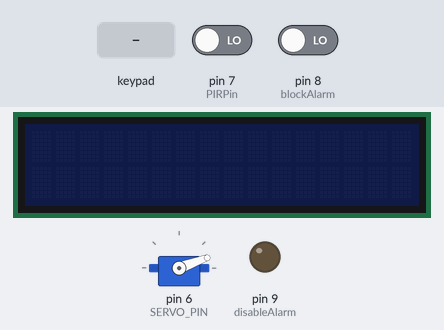
Bench run of a sketch on a simulated Arduino Uno, built with avr-gcc and run on an emulated ATmega328P. Shown: servo, 16×2 character LCD, output pins drawn as LEDs (lit = HIGH). Inputs (shaded band) come from the test bench; at power-on: pin 7 (PIRPin) LOW, pin 8 (blockAlarm) LOW. What the sketch prints to the serial monitor is not drawn.

Above: at 1.3 s.
1.4 s: key '1' pressed
2.9 s: pin 7 (PIRPin) driven HIGH
At 4.4 s:
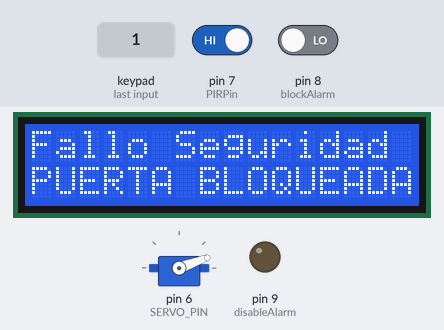
5.9 s: keypad keys 1 1 1 1 pressed 0.4 s apart
At 10.4 s:
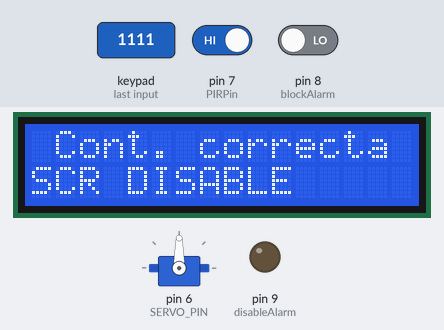
13.7 s: pin 7 (PIRPin) driven LOW
16.7 s: pin 7 (PIRPin) driven HIGH
At 18.7 s:
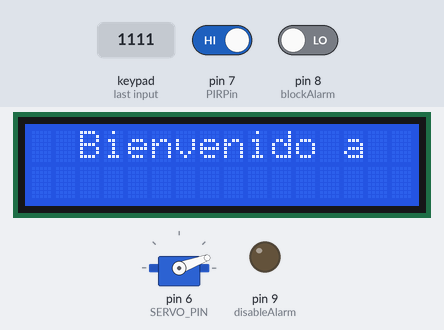
19.7 s: keypad keys 1 2 3 4 pressed 0.4 s apart
At 25.2 s:
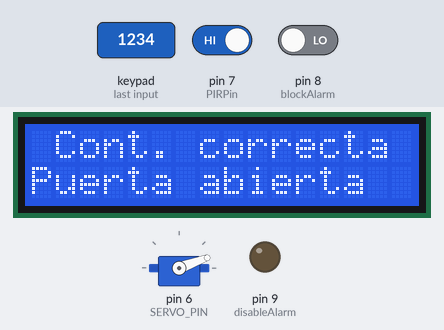
Timing chart, 0 to 25.5 s (numbered marks = the images above; inputs shaded):
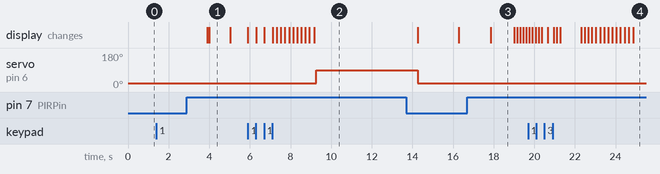

The sketch:

VaultSafe_v0.ino
```cpp
#include <LiquidCrystal_I2C.h>
#include <Keypad.h>
#include <Servo.h>
//Pantalla LCD
LiquidCrystal_I2C lcd(0x27,16,2);

//Servo declaración
#define SERVO_PIN         6
#define SERVO_LOCK_POS   20
#define SERVO_UNLOCK_POS 90
Servo lockServo;

const byte KEYPAD_ROWS = 4;
const byte KEYPAD_COLS = 4;
byte rowPins[KEYPAD_ROWS] = {5, 4, 3, 2};
byte colPins[KEYPAD_COLS] = {A3, A2, A1, A0};
char keys[KEYPAD_ROWS][KEYPAD_COLS] = {
  {'1', '2', '3', 'A'},
  {'4', '5', '6', 'B'},
  {'7', '8', '9', 'C'},
  {'*', '0', '#', 'D'}
};
//Clase nueva
Keypad myKeypad = Keypad(makeKeymap(keys), rowPins, colPins, KEYPAD_ROWS, KEYPAD_COLS);
const String Password = "1234";
const String SecureCode = "1111";
const int blockAlarm = 8;   //Input de la pasarela
const int disableAlarm = 9;  //Output de la pasarela
const int PIRPin= 7; //Sensor PIR

//bool _PIRPin = digitalRead(PIRPin);  //Sensor de Proximidad/Presencia // Variable para el sensor de Proximidad que se inserte más adelante.
bool _blockAlarm = digitalRead(blockAlarm);
int contador = 0;

void initialState(bool SCRCode = 1){
  // Inicializar el LCD
  lcd.init();
  lcd.backlight();
  if(SCRCode){
    lcd.setCursor(2, 0);
    lcd.print("Bienvenido a");
    delay(1000);
    lcd.setCursor(0, 1);
    String message = "SecureBank - SCR";
    for (int i = 0; i < message.length(); i++) {
      delay(150);
      lcd.print(message[i]);
    }
  }else{
    lcd.setCursor(0, 0);
    lcd.print("Fallo Seguridad");
    lcd.setCursor(0, 1);
    lcd.print("PUERTA BLOQUEADA");
  }
  delay(1000);
}

String secretCode(bool SCRCode) {
  lcd.clear();
  lcd.setCursor(2, 0);
  if(SCRCode){
    lcd.print("Password:");
  }else{
    lcd.print("SCR Password:");
  }

  lcd.setCursor(5, 1);
  lcd.print("[____]");
  lcd.setCursor(6, 1);
  String result = enterPass(Password.length()); //Utiliza el tamaño de la contraseña estándar
  return result;
}
String enterPass(int tamanio){
  String result = "";
  if(tamanio == 4){
    while (result.length() < tamanio) {
      char key = myKeypad.getKey();
      if (key >= '0' && key <= '9') {
        result += key;
        lcd.print('*');
      }
    }
  }else
  {
    while (result.length() < tamanio) {
      char key = myKeypad.getKey();
      if (key >= '0' && key <= '9') {
        result += key;
      }
    }
  }
  return result;
}

void showWaitScreen(int delayMilis) {
  lcd.setCursor(2, 1);
  lcd.print("[..........]");
  lcd.setCursor(3, 1);
  for (byte i = 0; i < 10; i++) {
    delay(delayMilis);
    lcd.print("=");
  }
}

void compareCheck(String Code, bool SCRCode){
  String CompareCode;
  if(SCRCode){
    CompareCode = Password; //Estándar
  }else{
    CompareCode = SecureCode; //Seguridad
  }
  if (Code.equals(CompareCode) && SCRCode) { //Estándar
    lcd.clear();
    lcd.setCursor(1, 0);
    lcd.print("Cont. correcta");
    lcd.setCursor(0, 1);
    lcd.print("Puerta abierta");
    delay(2000);
    unlockVault();
    delay(5000);
    lockVault();
  } else if (Code.equals(CompareCode) && !SCRCode) { //Seguridad
    lcd.clear();
    lcd.setCursor(1, 0);
    lcd.print("Cont. correcta");
    lcd.setCursor(0, 1);
    lcd.print("SCR DISABLE");
    delay(100);
    unlockVault();
    delay(5000);
    lockVault();
  } else {
    lcd.clear();
    lcd.setCursor(0, 0);
    lcd.print("Cont. incorrecta");
    lcd.setCursor(5, 1);
    lcd.print("ERROR");
    delay(2000);
  }
  lcd.clear();
  lcd.setCursor(0, 0);
  lcd.print("Apagando...");
  delay(2000);
  defaultMode();
}

void processCheck(bool SCRCode = 1){
  String Code = secretCode(SCRCode);
  showWaitScreen(200);
  compareCheck(Code, SCRCode);
}

void defaultMode(){
  lcd.noDisplay();
  lcd.noBacklight();
  lockVault();
}

void lockVault() {   //bloquea la puerta
  lockServo.write(SERVO_LOCK_POS);
}

void unlockVault() {   //desbloquea la puerta
  lockServo.write(SERVO_UNLOCK_POS);
}

void peopleInside(int contador) { //Contabiliza las personas que se encuentran en la Cámara Acorazada
  if(contador < 0) contador = 0;
  Serial.print("Personas en la cámara acorazada: ");
  Serial.print(contador);
}
bool detectPIR(){
  while(contador < 2){
    bool _PIRPin = digitalRead(PIRPin);
    if (_PIRPin == HIGH)
    {
      Serial.println("DETECTADO ");
      Serial.println();
      contador++;
    }
    else
    {
      Serial.print("AAAAAAAAAAAAA\n ");
    }
    delay(500);
    if(contador == 2){
      contador = 0;
      return _PIRPin;
    }
  }


}

void setup() {
  lockServo.attach(SERVO_PIN);
  Serial.begin(115200);

  pinMode(blockAlarm, INPUT);
  pinMode(disableAlarm, OUTPUT);
  pinMode(PIRPin, INPUT);
  _blockAlarm = 1; //PRUEBA
}

void loop() {

  while(!_blockAlarm) { //MODO ESTÁNDAR
    Serial.println("STANDART MODE\n ");
    bool _PIRPin = detectPIR();
    if (_PIRPin == HIGH) //Acceso desde el exterior
    { Serial.print("CASE 1\n ");
      initialState();
      processCheck();
      //contador++;
      //peopleInside(contador);
    }
    /*else //Acceso desde el interior
    { Serial.print("CASE 2\n ");
      initialState();
      processCheck();
      contador--;
      peopleInside(contador);
    }*/
  }
  defaultMode();
  delay(500);

  String result = enterPass(1); //Espera a que se introduzca un número
  bool _PIRPin = detectPIR();
  if (_PIRPin && result) {
    initialState(!_blockAlarm);
    processCheck(!_blockAlarm);
    //digitalWrite(disableAlarm, HIGH);
    _blockAlarm = 0;
  }

}
```

Measured:
- after the input at 1.4 s, every drawn part: stays the same
- after the input at 5.9 s, servo on pin 6 (SERVO_PIN): 20° → 90° after 3.4 s; the display: first changes at once (image 2 shows a later state)
- after the input at 16.7 s, the display: changes after 1.2 s (image 3)
- after the input at 19.7 s, the display: first differs from a run without the input after 2.6 s (image 4 shows a later state)
- what the display in image 1 shows lasts 1.0 s, from 4.0 s to 5.0 s
- what the display in image 3 shows lasts 1.1 s, from 17.9 s to 19.0 s
